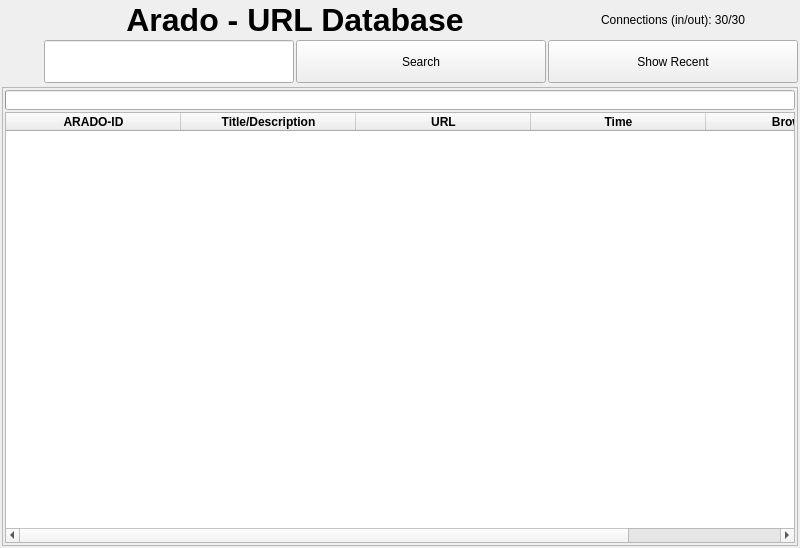
<?xml version="1.0" encoding="UTF-8"?>
<ui version="4.0">
 <class>UrlDisplay</class>
 <widget class="QWidget" name="UrlDisplay">
  <property name="geometry">
   <rect>
    <x>0</x>
    <y>0</y>
    <width>800</width>
    <height>548</height>
   </rect>
  </property>
  <property name="sizePolicy">
   <sizepolicy hsizetype="Expanding" vsizetype="Expanding">
    <horstretch>0</horstretch>
    <verstretch>5</verstretch>
   </sizepolicy>
  </property>
  <property name="windowTitle">
   <string>Arado Url Display</string>
  </property>
  <layout class="QGridLayout" name="gridLayout">
   <item row="1" column="0" rowspan="3">
    <widget class="QPushButton" name="addUrlButton">
     <property name="sizePolicy">
      <sizepolicy hsizetype="Fixed" vsizetype="Fixed">
       <horstretch>0</horstretch>
       <verstretch>0</verstretch>
      </sizepolicy>
     </property>
     <property name="toolTip">
      <string>Add URL: Press the logo and add an URL to your local database. A pop-up window asks you to add the URL, description and keywords.</string>
     </property>
     <property name="text">
      <string/>
     </property>
     <property name="icon">
      <iconset resource="../arado.qrc">
       <normaloff>:/arado-logo-colo-128.png</normaloff>:/arado-logo-colo-128.png</iconset>
     </property>
     <property name="iconSize">
      <size>
       <width>90</width>
       <height>90</height>
      </size>
     </property>
     <property name="flat">
      <bool>true</bool>
     </property>
    </widget>
   </item>
   <item row="1" column="1" colspan="2">
    <widget class="QLabel" name="label">
     <property name="sizePolicy">
      <sizepolicy hsizetype="Expanding" vsizetype="Expanding">
       <horstretch>0</horstretch>
       <verstretch>0</verstretch>
      </sizepolicy>
     </property>
     <property name="minimumSize">
      <size>
       <width>100</width>
       <height>0</height>
      </size>
     </property>
     <property name="font">
      <font>
       <pointsize>24</pointsize>
       <weight>75</weight>
       <bold>true</bold>
      </font>
     </property>
     <property name="toolTip">
      <string>Arado is a networked URL Database, which saves your added URLs and syncs newest URLs with your connected devices.</string>
     </property>
     <property name="text">
      <string>Arado - URL Database</string>
     </property>
     <property name="alignment">
      <set>Qt::AlignCenter</set>
     </property>
    </widget>
   </item>
   <item row="2" column="1">
    <widget class="QLineEdit" name="textInput">
     <property name="minimumSize">
      <size>
       <width>0</width>
       <height>43</height>
      </size>
     </property>
     <property name="toolTip">
      <string>Enter here a keyword and press the search button.</string>
     </property>
    </widget>
   </item>
   <item row="2" column="2">
    <widget class="QPushButton" name="searchButton">
     <property name="sizePolicy">
      <sizepolicy hsizetype="Expanding" vsizetype="Expanding">
       <horstretch>0</horstretch>
       <verstretch>0</verstretch>
      </sizepolicy>
     </property>
     <property name="toolTip">
      <string>Search for the entered keyword(s).</string>
     </property>
     <property name="text">
      <string>Search</string>
     </property>
     <property name="icon">
      <iconset resource="../arado.qrc">
       <normaloff>:/images/viewmag.png</normaloff>:/images/viewmag.png</iconset>
     </property>
     <property name="iconSize">
      <size>
       <width>32</width>
       <height>32</height>
      </size>
     </property>
    </widget>
   </item>
   <item row="2" column="3">
    <widget class="QPushButton" name="recentButton">
     <property name="sizePolicy">
      <sizepolicy hsizetype="Expanding" vsizetype="Expanding">
       <horstretch>0</horstretch>
       <verstretch>0</verstretch>
      </sizepolicy>
     </property>
     <property name="toolTip">
      <string>Show the latest added URLs on top.</string>
     </property>
     <property name="text">
      <string>Show Recent</string>
     </property>
     <property name="icon">
      <iconset resource="../arado.qrc">
       <normaloff>:/images/clock.png</normaloff>:/images/clock.png</iconset>
     </property>
     <property name="iconSize">
      <size>
       <width>32</width>
       <height>32</height>
      </size>
     </property>
    </widget>
   </item>
   <item row="5" column="0" colspan="4">
    <widget class="QScrollArea" name="scrollArea">
     <property name="sizePolicy">
      <sizepolicy hsizetype="Expanding" vsizetype="Expanding">
       <horstretch>5</horstretch>
       <verstretch>5</verstretch>
      </sizepolicy>
     </property>
     <property name="widgetResizable">
      <bool>true</bool>
     </property>
     <widget class="QWidget" name="scrollAreaWidgetContents">
      <property name="geometry">
       <rect>
        <x>0</x>
        <y>0</y>
        <width>780</width>
        <height>424</height>
       </rect>
      </property>
      <property name="sizePolicy">
       <sizepolicy hsizetype="Expanding" vsizetype="Expanding">
        <horstretch>5</horstretch>
        <verstretch>5</verstretch>
       </sizepolicy>
      </property>
      <layout class="QGridLayout" name="gridLayout_2">
       <item row="2" column="0">
        <widget class="QTableWidget" name="urlTable">
         <property name="sizePolicy">
          <sizepolicy hsizetype="Expanding" vsizetype="Expanding">
           <horstretch>5</horstretch>
           <verstretch>5</verstretch>
          </sizepolicy>
         </property>
         <property name="minimumSize">
          <size>
           <width>200</width>
           <height>200</height>
          </size>
         </property>
         <property name="verticalScrollBarPolicy">
          <enum>Qt::ScrollBarAsNeeded</enum>
         </property>
         <property name="horizontalScrollBarPolicy">
          <enum>Qt::ScrollBarAsNeeded</enum>
         </property>
         <property name="editTriggers">
          <set>QAbstractItemView::NoEditTriggers</set>
         </property>
         <property name="alternatingRowColors">
          <bool>true</bool>
         </property>
         <property name="showGrid">
          <bool>false</bool>
         </property>
         <property name="sortingEnabled">
          <bool>true</bool>
         </property>
         <property name="columnCount">
          <number>5</number>
         </property>
         <attribute name="horizontalHeaderDefaultSectionSize">
          <number>175</number>
         </attribute>
         <attribute name="horizontalHeaderStretchLastSection">
          <bool>true</bool>
         </attribute>
         <attribute name="verticalHeaderVisible">
          <bool>false</bool>
         </attribute>
         <column>
          <property name="text">
           <string>ARADO-ID</string>
          </property>
          <property name="font">
           <font>
            <weight>75</weight>
            <bold>true</bold>
           </font>
          </property>
         </column>
         <column>
          <property name="text">
           <string>Title/Description</string>
          </property>
          <property name="font">
           <font>
            <weight>75</weight>
            <bold>true</bold>
           </font>
          </property>
         </column>
         <column>
          <property name="text">
           <string>URL</string>
          </property>
          <property name="font">
           <font>
            <weight>75</weight>
            <bold>true</bold>
           </font>
          </property>
         </column>
         <column>
          <property name="text">
           <string>Time</string>
          </property>
          <property name="font">
           <font>
            <weight>75</weight>
            <bold>true</bold>
           </font>
          </property>
         </column>
         <column>
          <property name="text">
           <string>Browse</string>
          </property>
          <property name="font">
           <font>
            <weight>75</weight>
            <bold>true</bold>
           </font>
          </property>
          <property name="textAlignment">
           <set>AlignHCenter|AlignVCenter|AlignCenter</set>
          </property>
         </column>
        </widget>
       </item>
       <item row="1" column="0">
        <widget class="QProgressBar" name="progressBar">
         <property name="minimumSize">
          <size>
           <width>0</width>
           <height>0</height>
          </size>
         </property>
         <property name="maximumSize">
          <size>
           <width>16777215</width>
           <height>20</height>
          </size>
         </property>
         <property name="layoutDirection">
          <enum>Qt::LeftToRight</enum>
         </property>
         <property name="autoFillBackground">
          <bool>false</bool>
         </property>
         <property name="value">
          <number>0</number>
         </property>
         <property name="textVisible">
          <bool>false</bool>
         </property>
        </widget>
       </item>
      </layout>
     </widget>
    </widget>
   </item>
   <item row="1" column="3">
    <widget class="QLabel" name="bottomLabel">
     <property name="sizePolicy">
      <sizepolicy hsizetype="Expanding" vsizetype="Preferred">
       <horstretch>0</horstretch>
       <verstretch>0</verstretch>
      </sizepolicy>
     </property>
     <property name="toolTip">
      <string>Shows how many incoming and outgoing connections are established (maximum = 30). If connections = 0, please add one online IP+Port and press the boot button to connect and fill the IP-cache.</string>
     </property>
     <property name="layoutDirection">
      <enum>Qt::LeftToRight</enum>
     </property>
     <property name="text">
      <string>Connections (in/out): 30/30</string>
     </property>
     <property name="alignment">
      <set>Qt::AlignCenter</set>
     </property>
    </widget>
   </item>
  </layout>
 </widget>
 <layoutdefault spacing="2" margin="2"/>
 <resources>
  <include location="../arado.qrc"/>
 </resources>
 <connections/>
</ui>
